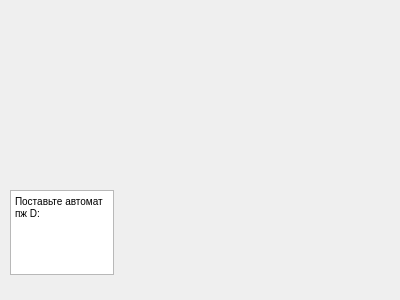
<?xml version="1.0" encoding="UTF-8"?>
<ui version="4.0">
 <class>auth</class>
 <widget class="QDialog" name="auth">
  <property name="geometry">
   <rect>
    <x>0</x>
    <y>0</y>
    <width>400</width>
    <height>300</height>
   </rect>
  </property>
  <property name="windowTitle">
   <string>Информация об авторах</string>
  </property>
  <widget class="QLabel" name="label">
   <property name="geometry">
    <rect>
     <x>10</x>
     <y>10</y>
     <width>251</width>
     <height>161</height>
    </rect>
   </property>
   <property name="text">
    <string/>
   </property>
   <property name="pixmap">
    <pixmap>C:/Users/DNS/Pictures/Практика9_4.jpg</pixmap>
   </property>
  </widget>
  <widget class="QTextEdit" name="textEdit">
   <property name="geometry">
    <rect>
     <x>10</x>
     <y>190</y>
     <width>104</width>
     <height>85</height>
    </rect>
   </property>
   <property name="html">
    <string>&lt;!DOCTYPE HTML PUBLIC &quot;-//W3C//DTD HTML 4.0//EN&quot; &quot;http://www.w3.org/TR/REC-html40/strict.dtd&quot;&gt;
&lt;html&gt;&lt;head&gt;&lt;meta name=&quot;qrichtext&quot; content=&quot;1&quot; /&gt;&lt;style type=&quot;text/css&quot;&gt;
p, li { white-space: pre-wrap; }
&lt;/style&gt;&lt;/head&gt;&lt;body style=&quot; font-family:'MS Shell Dlg 2'; font-size:7.8pt; font-weight:400; font-style:normal;&quot;&gt;
&lt;p style=&quot; margin-top:0px; margin-bottom:0px; margin-left:0px; margin-right:0px; -qt-block-indent:0; text-indent:0px;&quot;&gt;Поставьте автомат пж D:&lt;/p&gt;&lt;/body&gt;&lt;/html&gt;</string>
   </property>
  </widget>
 </widget>
 <resources/>
 <connections/>
</ui>
